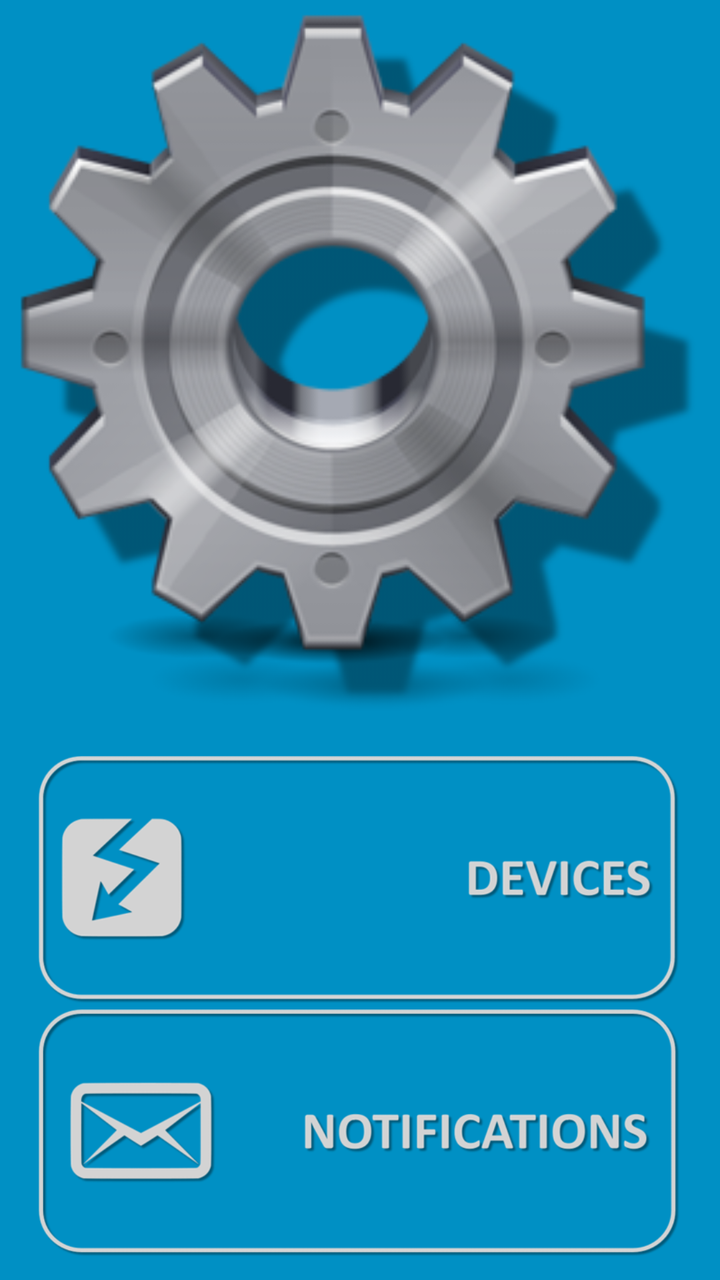
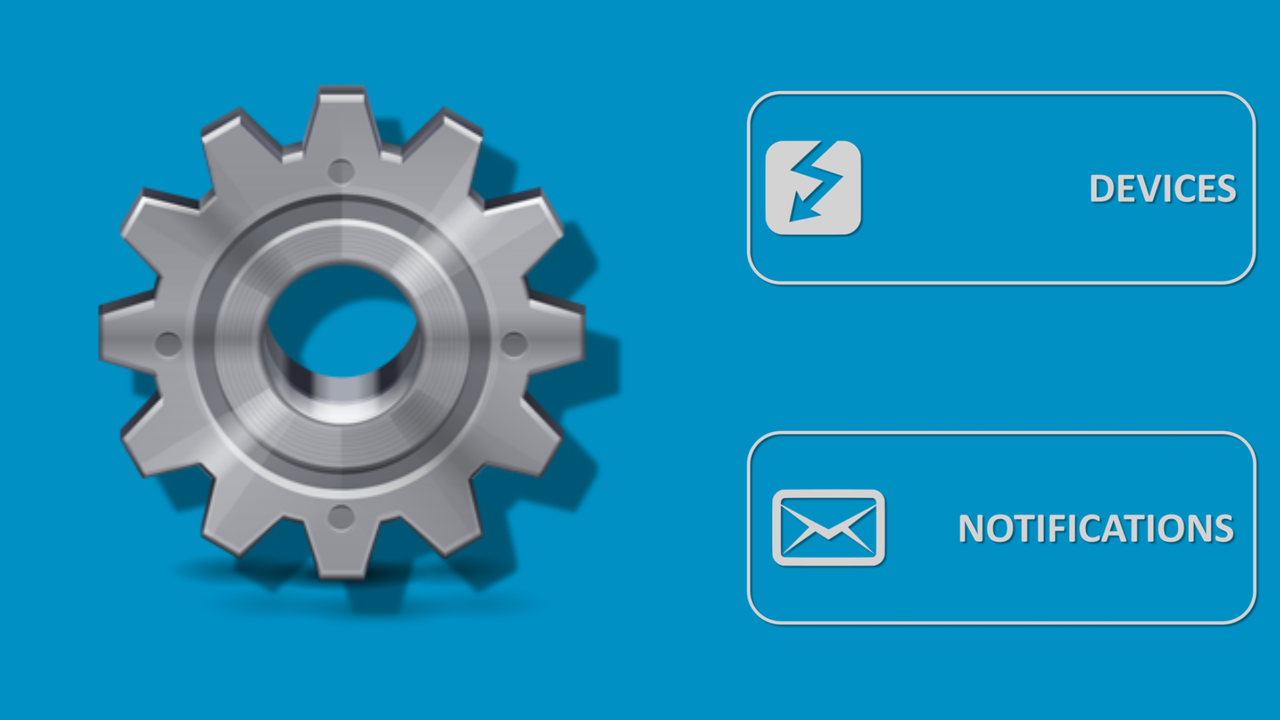

Compare how this app lays out the same screen by default and in its alternative resource folder. The renders come first, then the two layout files and the values they reference.
<!-- AndroidManifest.xml: application theme AppTheme -->
<!-- res/layout/fragment_configuration.xml -->
<?xml version="1.0" encoding="utf-8"?>
<LinearLayout xmlns:android="http://schemas.android.com/apk/res/android"
    xmlns:app="http://schemas.android.com/apk/res-auto"
    xmlns:tools="http://schemas.android.com/tools"
    android:id="@+id/activity_configuration"
    android:layout_width="match_parent"
    android:layout_height="match_parent"
    android:background="@color/colorBackground"
    android:orientation="vertical"
    tools:context="eu.credential.app.patient.ui.configuration.ConfigurationFragment">

    <ImageView
        android:layout_width="match_parent"
        android:layout_height="wrap_content"
        android:contentDescription="@string/settings_logo"
        android:layout_margin="3dp"
        android:layout_weight="100"
        android:cropToPadding="true"
        android:scaleType="fitCenter"
        app:srcCompat="@drawable/settings_logo" />

    <LinearLayout
        android:layout_width="match_parent"
        android:layout_height="wrap_content"
        android:layout_margin="10dp"
        android:layout_weight="1"
        android:orientation="vertical">

        <LinearLayout
            android:layout_width="match_parent"
            android:layout_height="wrap_content"
            android:layout_margin="1dp"
            android:layout_weight="1"
            android:gravity="center"
            android:orientation="horizontal">

            <ImageButton
                android:id="@+id/button_my_devices"
                android:layout_width="321dp"
                android:layout_height="124dp"
                android:layout_gravity="center"
                android:background="@drawable/devices_button"
                android:contentDescription="@string/devices" />
        </LinearLayout>

        <LinearLayout
            android:layout_width="match_parent"
            android:layout_height="wrap_content"
            android:layout_margin="1dp"
            android:layout_weight="1"
            android:gravity="center"
            android:orientation="horizontal">

            <ImageButton
                android:id="@+id/button_extend_config"
                android:layout_width="321dp"
                android:layout_height="124dp"
                android:layout_gravity="center"
                android:background="@drawable/settings_button"
                android:contentDescription="@string/action_settings" />
        </LinearLayout>

    </LinearLayout>
</LinearLayout>
<!-- resources referenced by this layout -->
<resources>
  <color name="colorBackground">#0090c4</color>
  <!-- drawable devices_button (drawable) -->
  <?xml version="1.0" encoding="utf-8"?>
  <selector xmlns:android="http://schemas.android.com/apk/res/android">
      <item
          android:state_enabled="false"
          android:drawable="@mipmap/devices_inaktiv" />
      <item
          android:state_pressed="true"
          android:state_enabled="true"
          android:drawable="@mipmap/devices_aktiv" />
      <item
          android:state_focused="true"
          android:state_enabled="true"
          android:drawable="@mipmap/devices_aktiv" />
      <item
          android:state_enabled="true"
          android:drawable="@mipmap/devices_inaktiv" />
  </selector>
  <!-- drawable settings_button (drawable) -->
  <?xml version="1.0" encoding="utf-8"?>
  <selector xmlns:android="http://schemas.android.com/apk/res/android">
      <item
          android:state_enabled="false"
          android:drawable="@mipmap/notifications_inactiv" />
      <item
          android:state_pressed="true"
          android:state_enabled="true"
          android:drawable="@mipmap/notifications_activ" />
      <item
          android:state_focused="true"
          android:state_enabled="true"
          android:drawable="@mipmap/notifications_activ" />
      <item
          android:state_enabled="true"
          android:drawable="@mipmap/notifications_inactiv" />
  </selector>
  <!-- drawable settings_logo: png bitmap (drawable, 84491 bytes) -->
  <string name="action_settings">Settings button</string>
  <string name="devices">Devices button</string>
  <string name="settings_logo">Settings logo</string>
  <style name="AppTheme" parent="Theme.AppCompat.Light.NoActionBar">
          
          <item name="colorPrimary">@color/colorAccent</item>
          <item name="android:colorBackground">@color/colorBackground</item>
          <item name="colorPrimaryDark">@color/colorPrimaryDark</item>
          <item name="colorAccent">@color/colorAccent</item>
      </style>
  <color name="colorAccent">#1270b7</color>
  <color name="colorPrimaryDark">#007dab</color>
</resources>
<!-- res/layout-land/fragment_configuration.xml (the author's variant of the layout above) -->
<!-- drawn on the phone turned sideways -->
<?xml version="1.0" encoding="utf-8"?>
<LinearLayout xmlns:android="http://schemas.android.com/apk/res/android"
    xmlns:app="http://schemas.android.com/apk/res-auto"
    xmlns:tools="http://schemas.android.com/tools"
    android:id="@+id/activity_configuration"
    android:layout_width="match_parent"
    android:layout_height="match_parent"
    android:background="@color/colorBackground"
    android:orientation="horizontal"
    tools:context="eu.credential.app.patient.ui.configuration.ConfigurationFragment">

    <ImageView
        android:layout_width="match_parent"
        android:layout_height="wrap_content"
        android:contentDescription="@string/settings_logo"
        android:layout_gravity="center"
        android:layout_margin="3dp"
        android:layout_weight="100"
        android:cropToPadding="true"
        android:scaleType="fitCenter"
        app:srcCompat="@drawable/settings_logo" />

    <LinearLayout
        android:layout_width="wrap_content"
        android:layout_height="match_parent"
        android:layout_margin="10dp"
        android:layout_weight="0.1"
        android:orientation="vertical">

        <LinearLayout
            android:layout_width="match_parent"
            android:layout_height="wrap_content"
            android:layout_weight="1"
            android:gravity="center"
            android:orientation="horizontal">

            <ImageButton
                android:id="@+id/button_my_devices"
                android:layout_width="257dp"
                android:layout_height="99dp"
                android:layout_gravity="center"
                android:background="@drawable/devices_button"
                android:contentDescription="@string/devices" />
        </LinearLayout>

        <LinearLayout
            android:layout_width="match_parent"
            android:layout_height="wrap_content"
            android:layout_weight="1"
            android:gravity="center"
            android:orientation="horizontal">

            <ImageButton
                android:id="@+id/button_extend_config"
                android:layout_width="257dp"
                android:layout_height="99dp"
                android:layout_gravity="center"
                android:background="@drawable/settings_button"
                android:contentDescription="@string/action_settings" />
        </LinearLayout>

    </LinearLayout>
</LinearLayout>
